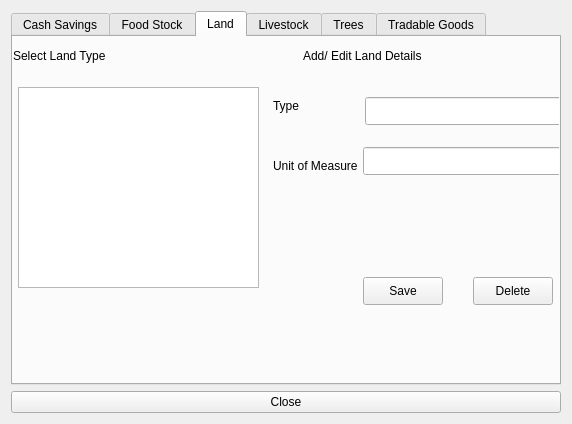
<?xml version="1.0" encoding="UTF-8"?>
<ui version="4.0">
 <class>ManageAssetDetails</class>
 <widget class="QDialog" name="ManageAssetDetails">
  <property name="geometry">
   <rect>
    <x>0</x>
    <y>0</y>
    <width>572</width>
    <height>424</height>
   </rect>
  </property>
  <property name="minimumSize">
   <size>
    <width>572</width>
    <height>380</height>
   </size>
  </property>
  <property name="windowTitle">
   <string>Manage Asset Details</string>
  </property>
  <layout class="QVBoxLayout" name="verticalLayout">
   <item>
    <widget class="QTabWidget" name="tabWidget">
     <property name="minimumSize">
      <size>
       <width>0</width>
       <height>0</height>
      </size>
     </property>
     <property name="currentIndex">
      <number>2</number>
     </property>
     <widget class="QWidget" name="tabCashSavings">
      <attribute name="title">
       <string>Cash Savings</string>
      </attribute>
      <widget class="QWidget" name="">
       <property name="geometry">
        <rect>
         <x>0</x>
         <y>0</y>
         <width>541</width>
         <height>331</height>
        </rect>
       </property>
       <layout class="QHBoxLayout" name="horizontalLayout">
        <item>
         <widget class="QGroupBox" name="groupBox">
          <property name="title">
           <string>Select Cash Saving Type</string>
          </property>
          <layout class="QVBoxLayout" name="verticalLayout_2">
           <item>
            <widget class="QListView" name="savingsListView">
             <property name="alternatingRowColors">
              <bool>true</bool>
             </property>
            </widget>
           </item>
          </layout>
         </widget>
        </item>
        <item>
         <widget class="QGroupBox" name="groupBox_2">
          <property name="title">
           <string>Add / Edit Cash Saving Details</string>
          </property>
          <layout class="QFormLayout" name="formLayout">
           <property name="fieldGrowthPolicy">
            <enum>QFormLayout::AllNonFixedFieldsGrow</enum>
           </property>
           <item row="0" column="0">
            <widget class="QLabel" name="label_23">
             <property name="text">
              <string>Cash Saving Type</string>
             </property>
             <property name="buddy">
              <cstring>txtSavingCategories</cstring>
             </property>
            </widget>
           </item>
           <item row="0" column="1">
            <widget class="QLineEdit" name="txtSavingCategories"/>
           </item>
           <item row="1" column="0">
            <widget class="QPushButton" name="btnCashSave">
             <property name="text">
              <string>Save</string>
             </property>
            </widget>
           </item>
           <item row="2" column="0">
            <widget class="QPushButton" name="btnCashDelete">
             <property name="text">
              <string>Delete</string>
             </property>
            </widget>
           </item>
          </layout>
         </widget>
        </item>
       </layout>
      </widget>
     </widget>
     <widget class="QWidget" name="tabFoodStock">
      <attribute name="title">
       <string>Food Stock</string>
      </attribute>
      <widget class="QWidget" name="">
       <property name="geometry">
        <rect>
         <x>0</x>
         <y>0</y>
         <width>551</width>
         <height>341</height>
        </rect>
       </property>
       <layout class="QHBoxLayout" name="horizontalLayout_2">
        <item>
         <widget class="QGroupBox" name="groupBox_3">
          <property name="title">
           <string>Select Food Stock Type</string>
          </property>
          <layout class="QVBoxLayout" name="verticalLayout_3">
           <item>
            <widget class="QListView" name="foodListView">
             <property name="alternatingRowColors">
              <bool>true</bool>
             </property>
            </widget>
           </item>
          </layout>
         </widget>
        </item>
        <item>
         <widget class="QGroupBox" name="groupBox_4">
          <property name="title">
           <string>Add/Edit Food Stock Details</string>
          </property>
          <layout class="QFormLayout" name="formLayout_2">
           <item row="0" column="0">
            <widget class="QLabel" name="label_3">
             <property name="text">
              <string>Type</string>
             </property>
             <property name="buddy">
              <cstring>txtFoodStockType</cstring>
             </property>
            </widget>
           </item>
           <item row="0" column="1">
            <widget class="QLineEdit" name="txtFoodStockType"/>
           </item>
           <item row="1" column="0">
            <widget class="QLabel" name="label_5">
             <property name="text">
              <string>KCalories</string>
             </property>
             <property name="buddy">
              <cstring>txtEnergyValue</cstring>
             </property>
            </widget>
           </item>
           <item row="1" column="1">
            <widget class="QLineEdit" name="txtEnergyValue"/>
           </item>
           <item row="2" column="0">
            <widget class="QLabel" name="label_4">
             <property name="text">
              <string>Unit of Measure</string>
             </property>
             <property name="buddy">
              <cstring>txtMeasuringUnit</cstring>
             </property>
            </widget>
           </item>
           <item row="2" column="1">
            <widget class="QLineEdit" name="txtMeasuringUnit"/>
           </item>
           <item row="3" column="1">
            <widget class="QPushButton" name="btnFoodStockSave">
             <property name="text">
              <string>Save</string>
             </property>
            </widget>
           </item>
           <item row="4" column="1">
            <widget class="QPushButton" name="btnFoodStockDelete">
             <property name="text">
              <string>Delete</string>
             </property>
            </widget>
           </item>
          </layout>
         </widget>
        </item>
       </layout>
      </widget>
     </widget>
     <widget class="QWidget" name="tabLand">
      <attribute name="title">
       <string>Land</string>
      </attribute>
      <widget class="QLineEdit" name="txtLandType">
       <property name="geometry">
        <rect>
         <x>352</x>
         <y>60</y>
         <width>201</width>
         <height>28</height>
        </rect>
       </property>
      </widget>
      <widget class="QPushButton" name="btnLandSave">
       <property name="geometry">
        <rect>
         <x>350</x>
         <y>240</y>
         <width>80</width>
         <height>28</height>
        </rect>
       </property>
       <property name="text">
        <string>Save</string>
       </property>
      </widget>
      <widget class="QLabel" name="label_7">
       <property name="geometry">
        <rect>
         <x>260</x>
         <y>60</y>
         <width>54</width>
         <height>18</height>
        </rect>
       </property>
       <property name="text">
        <string>Type</string>
       </property>
      </widget>
      <widget class="QLabel" name="label_8">
       <property name="geometry">
        <rect>
         <x>260</x>
         <y>120</y>
         <width>91</width>
         <height>18</height>
        </rect>
       </property>
       <property name="text">
        <string>Unit of Measure</string>
       </property>
      </widget>
      <widget class="QLineEdit" name="txtLandMeasuringUnit">
       <property name="geometry">
        <rect>
         <x>350</x>
         <y>110</y>
         <width>201</width>
         <height>28</height>
        </rect>
       </property>
      </widget>
      <widget class="QLabel" name="label_17">
       <property name="geometry">
        <rect>
         <x>290</x>
         <y>10</y>
         <width>241</width>
         <height>18</height>
        </rect>
       </property>
       <property name="text">
        <string>Add/ Edit Land Details</string>
       </property>
      </widget>
      <widget class="QPushButton" name="btnLandDelete">
       <property name="geometry">
        <rect>
         <x>460</x>
         <y>240</y>
         <width>80</width>
         <height>28</height>
        </rect>
       </property>
       <property name="text">
        <string>Delete</string>
       </property>
      </widget>
      <widget class="QLabel" name="label_18">
       <property name="geometry">
        <rect>
         <x>0</x>
         <y>10</y>
         <width>221</width>
         <height>18</height>
        </rect>
       </property>
       <property name="text">
        <string>Select Land Type</string>
       </property>
      </widget>
      <widget class="QListView" name="landListView">
       <property name="geometry">
        <rect>
         <x>5</x>
         <y>50</y>
         <width>241</width>
         <height>201</height>
        </rect>
       </property>
       <property name="alternatingRowColors">
        <bool>true</bool>
       </property>
      </widget>
     </widget>
     <widget class="QWidget" name="tabLivestock">
      <attribute name="title">
       <string>Livestock</string>
      </attribute>
      <widget class="QLineEdit" name="txtLivestockEnergyValue">
       <property name="geometry">
        <rect>
         <x>350</x>
         <y>110</y>
         <width>201</width>
         <height>28</height>
        </rect>
       </property>
      </widget>
      <widget class="QLabel" name="label_9">
       <property name="geometry">
        <rect>
         <x>260</x>
         <y>170</y>
         <width>81</width>
         <height>16</height>
        </rect>
       </property>
       <property name="text">
        <string>Unit of Measure</string>
       </property>
       <property name="buddy">
        <cstring>txtLivestockUnit</cstring>
       </property>
      </widget>
      <widget class="QLabel" name="label_11">
       <property name="geometry">
        <rect>
         <x>260</x>
         <y>120</y>
         <width>54</width>
         <height>18</height>
        </rect>
       </property>
       <property name="text">
        <string>KCalories</string>
       </property>
       <property name="buddy">
        <cstring>txtLivestockEnergyValue</cstring>
       </property>
      </widget>
      <widget class="QLineEdit" name="txtLivestockUnit">
       <property name="geometry">
        <rect>
         <x>350</x>
         <y>160</y>
         <width>201</width>
         <height>31</height>
        </rect>
       </property>
      </widget>
      <widget class="QLabel" name="label_24">
       <property name="geometry">
        <rect>
         <x>290</x>
         <y>10</y>
         <width>241</width>
         <height>18</height>
        </rect>
       </property>
       <property name="text">
        <string>Add/ Edit Livestocktock Details</string>
       </property>
      </widget>
      <widget class="QPushButton" name="btnLivestockDelete">
       <property name="geometry">
        <rect>
         <x>460</x>
         <y>240</y>
         <width>80</width>
         <height>28</height>
        </rect>
       </property>
       <property name="text">
        <string>Delete</string>
       </property>
      </widget>
      <widget class="QListView" name="livestockListView">
       <property name="geometry">
        <rect>
         <x>10</x>
         <y>50</y>
         <width>241</width>
         <height>201</height>
        </rect>
       </property>
       <property name="alternatingRowColors">
        <bool>true</bool>
       </property>
      </widget>
      <widget class="QLineEdit" name="txtLivestockPType">
       <property name="geometry">
        <rect>
         <x>352</x>
         <y>60</y>
         <width>201</width>
         <height>28</height>
        </rect>
       </property>
      </widget>
      <widget class="QPushButton" name="btnLivestockSave">
       <property name="geometry">
        <rect>
         <x>350</x>
         <y>240</y>
         <width>80</width>
         <height>28</height>
        </rect>
       </property>
       <property name="text">
        <string>Save</string>
       </property>
      </widget>
      <widget class="QLabel" name="label_14">
       <property name="geometry">
        <rect>
         <x>0</x>
         <y>10</y>
         <width>221</width>
         <height>18</height>
        </rect>
       </property>
       <property name="text">
        <string>Select Livetock Type</string>
       </property>
       <property name="buddy">
        <cstring>livestockListView</cstring>
       </property>
      </widget>
      <widget class="QLabel" name="label_27">
       <property name="geometry">
        <rect>
         <x>260</x>
         <y>60</y>
         <width>54</width>
         <height>18</height>
        </rect>
       </property>
       <property name="text">
        <string>Type</string>
       </property>
       <property name="buddy">
        <cstring>txtLivestockPType</cstring>
       </property>
      </widget>
     </widget>
     <widget class="QWidget" name="tabTrees">
      <attribute name="title">
       <string>Trees</string>
      </attribute>
      <widget class="QLabel" name="label_10">
       <property name="geometry">
        <rect>
         <x>260</x>
         <y>60</y>
         <width>54</width>
         <height>18</height>
        </rect>
       </property>
       <property name="text">
        <string>Type</string>
       </property>
       <property name="buddy">
        <cstring>txtTreeType</cstring>
       </property>
      </widget>
      <widget class="QPushButton" name="btnTreeDelete">
       <property name="geometry">
        <rect>
         <x>460</x>
         <y>240</y>
         <width>80</width>
         <height>28</height>
        </rect>
       </property>
       <property name="text">
        <string>Delete</string>
       </property>
      </widget>
      <widget class="QLineEdit" name="txtTreeType">
       <property name="geometry">
        <rect>
         <x>352</x>
         <y>60</y>
         <width>201</width>
         <height>28</height>
        </rect>
       </property>
      </widget>
      <widget class="QLabel" name="label_19">
       <property name="geometry">
        <rect>
         <x>290</x>
         <y>10</y>
         <width>241</width>
         <height>18</height>
        </rect>
       </property>
       <property name="text">
        <string>Add/ Edit Tree Details</string>
       </property>
      </widget>
      <widget class="QLineEdit" name="txtTreeMeasuringUnit">
       <property name="geometry">
        <rect>
         <x>350</x>
         <y>110</y>
         <width>201</width>
         <height>28</height>
        </rect>
       </property>
      </widget>
      <widget class="QLabel" name="label_20">
       <property name="geometry">
        <rect>
         <x>0</x>
         <y>10</y>
         <width>221</width>
         <height>18</height>
        </rect>
       </property>
       <property name="text">
        <string>Select Tree Type</string>
       </property>
       <property name="buddy">
        <cstring>treeListView</cstring>
       </property>
      </widget>
      <widget class="QLabel" name="label_12">
       <property name="geometry">
        <rect>
         <x>260</x>
         <y>120</y>
         <width>91</width>
         <height>18</height>
        </rect>
       </property>
       <property name="text">
        <string>Unit of Measure</string>
       </property>
       <property name="buddy">
        <cstring>txtTreeMeasuringUnit</cstring>
       </property>
      </widget>
      <widget class="QPushButton" name="btnTreeSave">
       <property name="geometry">
        <rect>
         <x>350</x>
         <y>240</y>
         <width>80</width>
         <height>28</height>
        </rect>
       </property>
       <property name="text">
        <string>Save</string>
       </property>
      </widget>
      <widget class="QListView" name="treeListView">
       <property name="geometry">
        <rect>
         <x>5</x>
         <y>50</y>
         <width>241</width>
         <height>201</height>
        </rect>
       </property>
       <property name="alternatingRowColors">
        <bool>true</bool>
       </property>
      </widget>
     </widget>
     <widget class="QWidget" name="tabOtherTradableGoods">
      <attribute name="title">
       <string>Tradable Goods</string>
      </attribute>
      <widget class="QLabel" name="label_13">
       <property name="geometry">
        <rect>
         <x>260</x>
         <y>60</y>
         <width>54</width>
         <height>18</height>
        </rect>
       </property>
       <property name="text">
        <string>Type</string>
       </property>
       <property name="buddy">
        <cstring>txtTradableGoodType</cstring>
       </property>
      </widget>
      <widget class="QPushButton" name="btnTGoodDelete">
       <property name="geometry">
        <rect>
         <x>460</x>
         <y>240</y>
         <width>80</width>
         <height>28</height>
        </rect>
       </property>
       <property name="text">
        <string>Delete</string>
       </property>
      </widget>
      <widget class="QLineEdit" name="txtTradableGoodType">
       <property name="geometry">
        <rect>
         <x>352</x>
         <y>60</y>
         <width>201</width>
         <height>28</height>
        </rect>
       </property>
      </widget>
      <widget class="QLabel" name="label_21">
       <property name="geometry">
        <rect>
         <x>290</x>
         <y>10</y>
         <width>241</width>
         <height>18</height>
        </rect>
       </property>
       <property name="text">
        <string>Add/ Edit Good Details</string>
       </property>
      </widget>
      <widget class="QLineEdit" name="txtTradableGoodMeasuringUnit">
       <property name="geometry">
        <rect>
         <x>350</x>
         <y>110</y>
         <width>201</width>
         <height>28</height>
        </rect>
       </property>
      </widget>
      <widget class="QLabel" name="label_22">
       <property name="geometry">
        <rect>
         <x>10</x>
         <y>10</y>
         <width>221</width>
         <height>18</height>
        </rect>
       </property>
       <property name="text">
        <string>Select Good</string>
       </property>
       <property name="buddy">
        <cstring>tradableGoodsListView</cstring>
       </property>
      </widget>
      <widget class="QLabel" name="label_15">
       <property name="geometry">
        <rect>
         <x>260</x>
         <y>120</y>
         <width>91</width>
         <height>18</height>
        </rect>
       </property>
       <property name="text">
        <string>Unit of Measure</string>
       </property>
       <property name="buddy">
        <cstring>txtTradableGoodMeasuringUnit</cstring>
       </property>
      </widget>
      <widget class="QPushButton" name="btnTGoodSave">
       <property name="geometry">
        <rect>
         <x>350</x>
         <y>240</y>
         <width>80</width>
         <height>28</height>
        </rect>
       </property>
       <property name="text">
        <string>Save</string>
       </property>
      </widget>
      <widget class="QListView" name="tradableGoodsListView">
       <property name="geometry">
        <rect>
         <x>0</x>
         <y>50</y>
         <width>251</width>
         <height>192</height>
        </rect>
       </property>
       <property name="alternatingRowColors">
        <bool>true</bool>
       </property>
      </widget>
     </widget>
    </widget>
   </item>
   <item>
    <widget class="QPushButton" name="btnAssetsClose">
     <property name="text">
      <string>Close</string>
     </property>
    </widget>
   </item>
  </layout>
 </widget>
 <tabstops>
  <tabstop>tabWidget</tabstop>
  <tabstop>btnAssetsClose</tabstop>
  <tabstop>txtLandType</tabstop>
  <tabstop>btnLandSave</tabstop>
  <tabstop>txtLandMeasuringUnit</tabstop>
  <tabstop>btnLandDelete</tabstop>
  <tabstop>landListView</tabstop>
  <tabstop>txtLivestockEnergyValue</tabstop>
  <tabstop>txtLivestockUnit</tabstop>
  <tabstop>btnLivestockDelete</tabstop>
  <tabstop>livestockListView</tabstop>
  <tabstop>txtLivestockPType</tabstop>
  <tabstop>btnLivestockSave</tabstop>
  <tabstop>btnTreeDelete</tabstop>
  <tabstop>txtTreeType</tabstop>
  <tabstop>txtTreeMeasuringUnit</tabstop>
  <tabstop>btnTreeSave</tabstop>
  <tabstop>treeListView</tabstop>
  <tabstop>btnTGoodDelete</tabstop>
  <tabstop>txtTradableGoodType</tabstop>
  <tabstop>txtTradableGoodMeasuringUnit</tabstop>
  <tabstop>btnTGoodSave</tabstop>
  <tabstop>tradableGoodsListView</tabstop>
 </tabstops>
 <resources/>
 <connections>
  <connection>
   <sender>savingsListView</sender>
   <signal>clicked(QModelIndex)</signal>
   <receiver>ManageAssetDetails</receiver>
   <slot>pickSelectedSaving()</slot>
   <hints>
    <hint type="sourcelabel">
     <x>176</x>
     <y>138</y>
    </hint>
    <hint type="destinationlabel">
     <x>17</x>
     <y>348</y>
    </hint>
   </hints>
  </connection>
  <connection>
   <sender>landListView</sender>
   <signal>clicked(QModelIndex)</signal>
   <receiver>ManageAssetDetails</receiver>
   <slot>pickSelectedLandType()</slot>
   <hints>
    <hint type="sourcelabel">
     <x>139</x>
     <y>146</y>
    </hint>
    <hint type="destinationlabel">
     <x>114</x>
     <y>361</y>
    </hint>
   </hints>
  </connection>
  <connection>
   <sender>btnLandSave</sender>
   <signal>clicked()</signal>
   <receiver>ManageAssetDetails</receiver>
   <slot>saveLandType()</slot>
   <hints>
    <hint type="sourcelabel">
     <x>371</x>
     <y>289</y>
    </hint>
    <hint type="destinationlabel">
     <x>143</x>
     <y>361</y>
    </hint>
   </hints>
  </connection>
  <connection>
   <sender>btnLandDelete</sender>
   <signal>clicked()</signal>
   <receiver>ManageAssetDetails</receiver>
   <slot>deleteLandType()</slot>
   <hints>
    <hint type="sourcelabel">
     <x>477</x>
     <y>293</y>
    </hint>
    <hint type="destinationlabel">
     <x>165</x>
     <y>356</y>
    </hint>
   </hints>
  </connection>
  <connection>
   <sender>livestockListView</sender>
   <signal>clicked(QModelIndex)</signal>
   <receiver>ManageAssetDetails</receiver>
   <slot>pickSelectedLivestockItem()</slot>
   <hints>
    <hint type="sourcelabel">
     <x>129</x>
     <y>108</y>
    </hint>
    <hint type="destinationlabel">
     <x>209</x>
     <y>348</y>
    </hint>
   </hints>
  </connection>
  <connection>
   <sender>btnLivestockSave</sender>
   <signal>clicked()</signal>
   <receiver>ManageAssetDetails</receiver>
   <slot>saveLivestockType()</slot>
   <hints>
    <hint type="sourcelabel">
     <x>373</x>
     <y>291</y>
    </hint>
    <hint type="destinationlabel">
     <x>475</x>
     <y>360</y>
    </hint>
   </hints>
  </connection>
  <connection>
   <sender>btnLivestockDelete</sender>
   <signal>clicked()</signal>
   <receiver>ManageAssetDetails</receiver>
   <slot>deleteLivestockType()</slot>
   <hints>
    <hint type="sourcelabel">
     <x>491</x>
     <y>287</y>
    </hint>
    <hint type="destinationlabel">
     <x>455</x>
     <y>365</y>
    </hint>
   </hints>
  </connection>
  <connection>
   <sender>treeListView</sender>
   <signal>activated(QModelIndex)</signal>
   <receiver>ManageAssetDetails</receiver>
   <slot>pickSelectedTreeType()</slot>
   <hints>
    <hint type="sourcelabel">
     <x>126</x>
     <y>175</y>
    </hint>
    <hint type="destinationlabel">
     <x>340</x>
     <y>375</y>
    </hint>
   </hints>
  </connection>
  <connection>
   <sender>btnTreeSave</sender>
   <signal>clicked()</signal>
   <receiver>ManageAssetDetails</receiver>
   <slot>pickSelectedTreeType()</slot>
   <hints>
    <hint type="sourcelabel">
     <x>385</x>
     <y>290</y>
    </hint>
    <hint type="destinationlabel">
     <x>381</x>
     <y>384</y>
    </hint>
   </hints>
  </connection>
  <connection>
   <sender>btnTreeDelete</sender>
   <signal>clicked()</signal>
   <receiver>ManageAssetDetails</receiver>
   <slot>deleteTreeType()</slot>
   <hints>
    <hint type="sourcelabel">
     <x>480</x>
     <y>287</y>
    </hint>
    <hint type="destinationlabel">
     <x>398</x>
     <y>384</y>
    </hint>
   </hints>
  </connection>
  <connection>
   <sender>btnTGoodDelete</sender>
   <signal>clicked()</signal>
   <receiver>ManageAssetDetails</receiver>
   <slot>deleteTradableGoodType()</slot>
   <hints>
    <hint type="sourcelabel">
     <x>501</x>
     <y>292</y>
    </hint>
    <hint type="destinationlabel">
     <x>455</x>
     <y>352</y>
    </hint>
   </hints>
  </connection>
  <connection>
   <sender>btnTGoodSave</sender>
   <signal>clicked()</signal>
   <receiver>ManageAssetDetails</receiver>
   <slot>saveTradableGoodType()</slot>
   <hints>
    <hint type="sourcelabel">
     <x>416</x>
     <y>285</y>
    </hint>
    <hint type="destinationlabel">
     <x>427</x>
     <y>388</y>
    </hint>
   </hints>
  </connection>
  <connection>
   <sender>tradableGoodsListView</sender>
   <signal>clicked(QModelIndex)</signal>
   <receiver>ManageAssetDetails</receiver>
   <slot>pickSelectedTradableGoodType()</slot>
   <hints>
    <hint type="sourcelabel">
     <x>105</x>
     <y>187</y>
    </hint>
    <hint type="destinationlabel">
     <x>163</x>
     <y>399</y>
    </hint>
   </hints>
  </connection>
  <connection>
   <sender>btnAssetsClose</sender>
   <signal>clicked()</signal>
   <receiver>ManageAssetDetails</receiver>
   <slot>mdiClose()</slot>
   <hints>
    <hint type="sourcelabel">
     <x>526</x>
     <y>367</y>
    </hint>
    <hint type="destinationlabel">
     <x>572</x>
     <y>325</y>
    </hint>
   </hints>
  </connection>
 </connections>
 <slots>
  <slot>pickSelectedSaving()</slot>
  <slot>saveSavingsType()</slot>
  <slot>deleteSavingsType()</slot>
  <slot>pickSelectedFoodItem()</slot>
  <slot>saveFoodStockType()</slot>
  <slot>deleteFoodStockType()</slot>
  <slot>pickSelectedLandType()</slot>
  <slot>saveLandType()</slot>
  <slot>deleteLandType()</slot>
  <slot>pickSelectedTreeType()</slot>
  <slot>saveTreeType()</slot>
  <slot>deleteTreeType()</slot>
  <slot>pickSelectedTradableGoodType()</slot>
  <slot>saveTradableGoodType()</slot>
  <slot>deleteTradableGoodType()</slot>
  <slot>pickSelectedLivestockItem()</slot>
  <slot>saveLivestockType()</slot>
  <slot>deleteLivestockType()</slot>
  <slot>mdiClose()</slot>
 </slots>
</ui>
